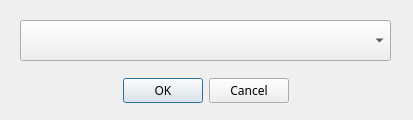
<?xml version="1.0" encoding="UTF-8"?>
<ui version="4.0">
 <class>NetworkDeviceSelectDialog</class>
 <widget class="QDialog" name="NetworkDeviceSelectDialog">
  <property name="geometry">
   <rect>
    <x>0</x>
    <y>0</y>
    <width>413</width>
    <height>120</height>
   </rect>
  </property>
  <property name="windowTitle">
   <string>网络设置</string>
  </property>
  <property name="windowIcon">
   <iconset resource="../Resources.qrc">
    <normaloff>:/Core/Resources/Logo.png</normaloff>:/Core/Resources/Logo.png</iconset>
  </property>
  <widget class="QDialogButtonBox" name="buttonBox">
   <property name="geometry">
    <rect>
     <x>10</x>
     <y>70</y>
     <width>391</width>
     <height>41</height>
    </rect>
   </property>
   <property name="font">
    <font>
     <family>微软雅黑</family>
    </font>
   </property>
   <property name="orientation">
    <enum>Qt::Horizontal</enum>
   </property>
   <property name="standardButtons">
    <set>QDialogButtonBox::Cancel|QDialogButtonBox::Ok</set>
   </property>
   <property name="centerButtons">
    <bool>true</bool>
   </property>
  </widget>
  <widget class="QComboBox" name="network_device_list">
   <property name="geometry">
    <rect>
     <x>20</x>
     <y>20</y>
     <width>371</width>
     <height>41</height>
    </rect>
   </property>
   <property name="font">
    <font>
     <family>微软雅黑</family>
     <pointsize>10</pointsize>
    </font>
   </property>
  </widget>
 </widget>
 <resources>
  <include location="../Resources.qrc"/>
 </resources>
 <connections>
  <connection>
   <sender>buttonBox</sender>
   <signal>accepted()</signal>
   <receiver>NetworkDeviceSelectDialog</receiver>
   <slot>accept()</slot>
   <hints>
    <hint type="sourcelabel">
     <x>248</x>
     <y>254</y>
    </hint>
    <hint type="destinationlabel">
     <x>157</x>
     <y>274</y>
    </hint>
   </hints>
  </connection>
  <connection>
   <sender>buttonBox</sender>
   <signal>rejected()</signal>
   <receiver>NetworkDeviceSelectDialog</receiver>
   <slot>reject()</slot>
   <hints>
    <hint type="sourcelabel">
     <x>316</x>
     <y>260</y>
    </hint>
    <hint type="destinationlabel">
     <x>286</x>
     <y>274</y>
    </hint>
   </hints>
  </connection>
 </connections>
</ui>
